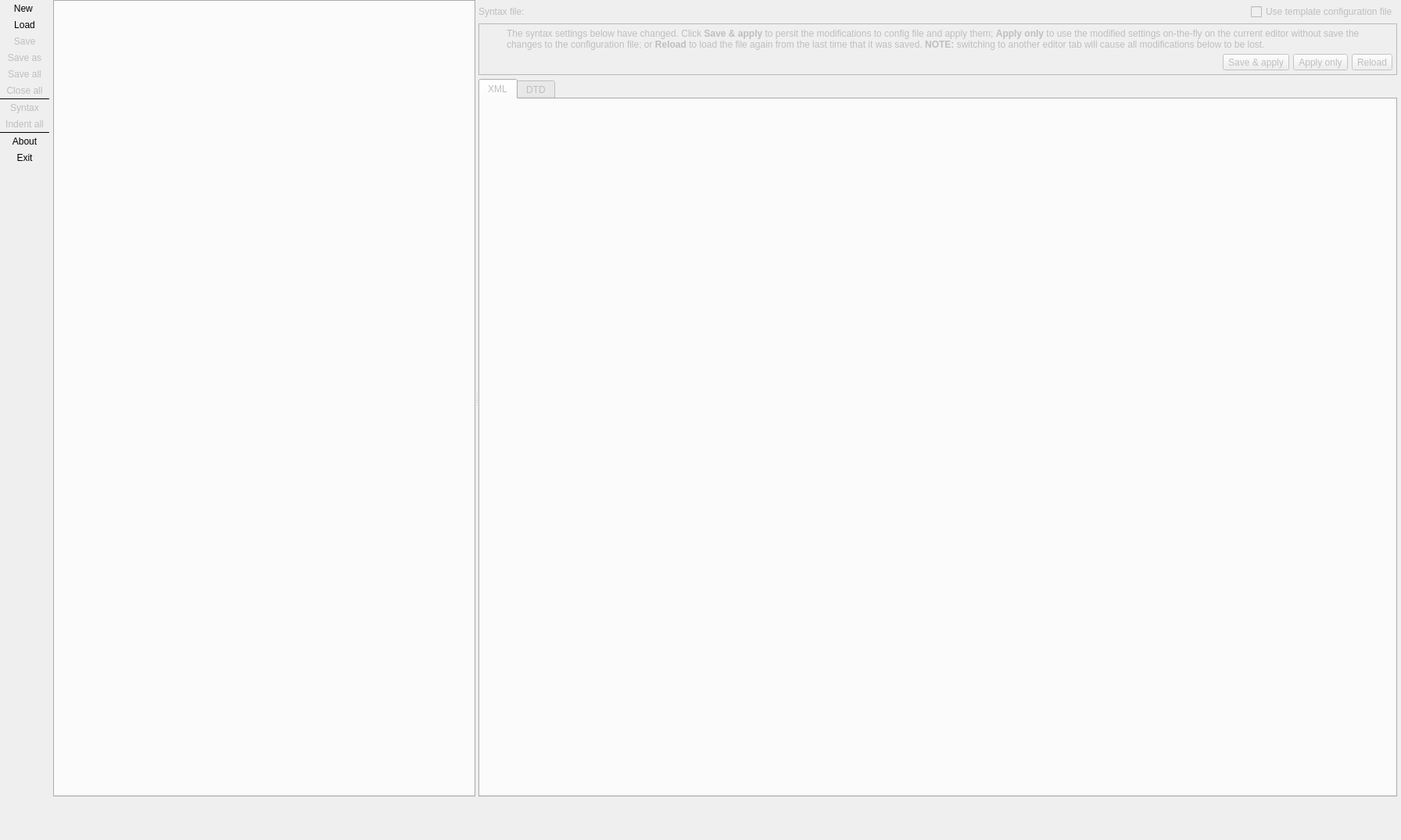
<?xml version="1.0" encoding="UTF-8"?>
<ui version="4.0">
 <class>SchemaEditorForm</class>
 <widget class="QWidget" name="SchemaEditorForm">
  <property name="geometry">
   <rect>
    <x>0</x>
    <y>0</y>
    <width>1792</width>
    <height>1075</height>
   </rect>
  </property>
  <property name="minimumSize">
   <size>
    <width>800</width>
    <height>600</height>
   </size>
  </property>
  <property name="windowTitle">
   <string>pgModeler Schema Editor</string>
  </property>
  <property name="windowIcon">
   <iconset resource="../../../libs/libgui/res/resources.qrc">
    <normaloff>:/images/images/schemafile.png</normaloff>:/images/images/schemafile.png</iconset>
  </property>
  <layout class="QGridLayout" name="gridLayout_3">
   <property name="leftMargin">
    <number>0</number>
   </property>
   <property name="topMargin">
    <number>0</number>
   </property>
   <property name="rightMargin">
    <number>5</number>
   </property>
   <property name="bottomMargin">
    <number>5</number>
   </property>
   <property name="spacing">
    <number>5</number>
   </property>
   <item row="0" column="1">
    <widget class="QSplitter" name="h_splitter">
     <property name="orientation">
      <enum>Qt::Orientation::Horizontal</enum>
     </property>
     <property name="handleWidth">
      <number>4</number>
     </property>
     <property name="childrenCollapsible">
      <bool>false</bool>
     </property>
     <widget class="QFrame" name="frame">
      <layout class="QGridLayout" name="gridLayout">
       <property name="leftMargin">
        <number>0</number>
       </property>
       <property name="topMargin">
        <number>0</number>
       </property>
       <property name="rightMargin">
        <number>0</number>
       </property>
       <property name="bottomMargin">
        <number>0</number>
       </property>
       <property name="spacing">
        <number>5</number>
       </property>
       <item row="0" column="0">
        <widget class="QTabWidget" name="editors_tbw">
         <property name="maximumSize">
          <size>
           <width>16777215</width>
           <height>16777215</height>
          </size>
         </property>
         <property name="tabPosition">
          <enum>QTabWidget::TabPosition::North</enum>
         </property>
         <property name="tabsClosable">
          <bool>true</bool>
         </property>
         <property name="movable">
          <bool>true</bool>
         </property>
        </widget>
       </item>
      </layout>
     </widget>
     <widget class="QFrame" name="syntax_cfg_edit_frm">
      <property name="enabled">
       <bool>false</bool>
      </property>
      <layout class="QGridLayout" name="gridLayout_2">
       <property name="leftMargin">
        <number>0</number>
       </property>
       <property name="topMargin">
        <number>5</number>
       </property>
       <property name="rightMargin">
        <number>0</number>
       </property>
       <property name="bottomMargin">
        <number>0</number>
       </property>
       <property name="spacing">
        <number>5</number>
       </property>
       <item row="0" column="0">
        <widget class="QLabel" name="label_2">
         <property name="sizePolicy">
          <sizepolicy hsizetype="Fixed" vsizetype="Preferred">
           <horstretch>0</horstretch>
           <verstretch>0</verstretch>
          </sizepolicy>
         </property>
         <property name="text">
          <string>Syntax file:</string>
         </property>
        </widget>
       </item>
       <item row="0" column="1" colspan="3">
        <widget class="QWidget" name="syntax_conf_wgt" native="true">
         <property name="sizePolicy">
          <sizepolicy hsizetype="Expanding" vsizetype="Preferred">
           <horstretch>0</horstretch>
           <verstretch>0</verstretch>
          </sizepolicy>
         </property>
        </widget>
       </item>
       <item row="1" column="0" colspan="5">
        <widget class="QFrame" name="alert_frm">
         <property name="sizePolicy">
          <sizepolicy hsizetype="Preferred" vsizetype="Fixed">
           <horstretch>0</horstretch>
           <verstretch>0</verstretch>
          </sizepolicy>
         </property>
         <property name="minimumSize">
          <size>
           <width>0</width>
           <height>0</height>
          </size>
         </property>
         <property name="frameShape">
          <enum>QFrame::Shape::StyledPanel</enum>
         </property>
         <property name="frameShadow">
          <enum>QFrame::Shadow::Raised</enum>
         </property>
         <layout class="QGridLayout" name="gridLayout_4">
          <property name="leftMargin">
           <number>5</number>
          </property>
          <property name="topMargin">
           <number>5</number>
          </property>
          <property name="rightMargin">
           <number>5</number>
          </property>
          <property name="bottomMargin">
           <number>5</number>
          </property>
          <property name="spacing">
           <number>5</number>
          </property>
          <item row="1" column="3">
           <widget class="QToolButton" name="save_conf_tb">
            <property name="enabled">
             <bool>false</bool>
            </property>
            <property name="text">
             <string>Save &amp;&amp; apply</string>
            </property>
            <property name="icon">
             <iconset resource="../../../libs/libgui/res/resources.qrc">
              <normaloff>:/icons/icons/save.png</normaloff>:/icons/icons/save.png</iconset>
            </property>
            <property name="iconSize">
             <size>
              <width>25</width>
              <height>25</height>
             </size>
            </property>
            <property name="toolButtonStyle">
             <enum>Qt::ToolButtonStyle::ToolButtonTextBesideIcon</enum>
            </property>
           </widget>
          </item>
          <item row="0" column="0">
           <widget class="QLabel" name="label_6">
            <property name="minimumSize">
             <size>
              <width>25</width>
              <height>25</height>
             </size>
            </property>
            <property name="maximumSize">
             <size>
              <width>25</width>
              <height>25</height>
             </size>
            </property>
            <property name="text">
             <string/>
            </property>
            <property name="textFormat">
             <enum>Qt::TextFormat::AutoText</enum>
            </property>
            <property name="pixmap">
             <pixmap resource="../../../libs/libgui/res/resources.qrc">:/icons/icons/alert.png</pixmap>
            </property>
            <property name="scaledContents">
             <bool>true</bool>
            </property>
           </widget>
          </item>
          <item row="1" column="4">
           <widget class="QToolButton" name="apply_conf_tb">
            <property name="enabled">
             <bool>false</bool>
            </property>
            <property name="text">
             <string>Apply only</string>
            </property>
            <property name="icon">
             <iconset resource="../../../libs/libgui/res/resources.qrc">
              <normaloff>:/icons/icons/confirm.png</normaloff>:/icons/icons/confirm.png</iconset>
            </property>
            <property name="iconSize">
             <size>
              <width>25</width>
              <height>25</height>
             </size>
            </property>
            <property name="toolButtonStyle">
             <enum>Qt::ToolButtonStyle::ToolButtonTextBesideIcon</enum>
            </property>
           </widget>
          </item>
          <item row="1" column="5">
           <widget class="QToolButton" name="reload_conf_tb">
            <property name="enabled">
             <bool>false</bool>
            </property>
            <property name="text">
             <string>Reload</string>
            </property>
            <property name="icon">
             <iconset resource="../../../libs/libgui/res/resources.qrc">
              <normaloff>:/icons/icons/refresh.png</normaloff>:/icons/icons/refresh.png</iconset>
            </property>
            <property name="iconSize">
             <size>
              <width>25</width>
              <height>25</height>
             </size>
            </property>
            <property name="toolButtonStyle">
             <enum>Qt::ToolButtonStyle::ToolButtonTextBesideIcon</enum>
            </property>
           </widget>
          </item>
          <item row="0" column="1" colspan="5">
           <widget class="QLabel" name="hint_lbl">
            <property name="sizePolicy">
             <sizepolicy hsizetype="Preferred" vsizetype="Preferred">
              <horstretch>0</horstretch>
              <verstretch>0</verstretch>
             </sizepolicy>
            </property>
            <property name="font">
             <font>
              <bold>false</bold>
              <underline>false</underline>
              <strikeout>false</strikeout>
              <kerning>true</kerning>
             </font>
            </property>
            <property name="text">
             <string>The syntax settings below have changed. Click &lt;strong&gt;Save &amp; apply&lt;/strong&gt; to persit the modifications to config file and apply them; &lt;strong&gt;Apply only&lt;/strong&gt; to use the modified settings on-the-fly on the current editor without save the changes to the configuration file; or &lt;strong&gt;Reload&lt;/strong&gt; to load the file again from the last time that it was saved. &lt;strong&gt;NOTE:&lt;/strong&gt; switching to another editor tab will cause all modifications below to be lost.</string>
            </property>
            <property name="wordWrap">
             <bool>true</bool>
            </property>
           </widget>
          </item>
          <item row="1" column="0" colspan="3">
           <spacer name="horizontalSpacer">
            <property name="orientation">
             <enum>Qt::Orientation::Horizontal</enum>
            </property>
            <property name="sizeHint" stdset="0">
             <size>
              <width>40</width>
              <height>20</height>
             </size>
            </property>
           </spacer>
          </item>
         </layout>
        </widget>
       </item>
       <item row="0" column="4">
        <widget class="QCheckBox" name="use_tmpl_file_chk">
         <property name="sizePolicy">
          <sizepolicy hsizetype="Fixed" vsizetype="Fixed">
           <horstretch>0</horstretch>
           <verstretch>0</verstretch>
          </sizepolicy>
         </property>
         <property name="toolTip">
          <string>&lt;p&gt;Instead of loading the configuration file at user's local storage, loads the template one inside the pgModeler's installation folder.&lt;/p&gt;</string>
         </property>
         <property name="text">
          <string>Use template configuration file</string>
         </property>
        </widget>
       </item>
       <item row="2" column="0" colspan="5">
        <widget class="QTabWidget" name="tabWidget">
         <property name="currentIndex">
          <number>0</number>
         </property>
         <widget class="QWidget" name="tab">
          <attribute name="title">
           <string>XML</string>
          </attribute>
          <layout class="QVBoxLayout" name="verticalLayout">
           <property name="spacing">
            <number>5</number>
           </property>
           <property name="leftMargin">
            <number>5</number>
           </property>
           <property name="topMargin">
            <number>5</number>
           </property>
           <property name="rightMargin">
            <number>5</number>
           </property>
           <property name="bottomMargin">
            <number>5</number>
           </property>
           <item>
            <widget class="QWidget" name="syntax_wgt" native="true">
             <property name="sizePolicy">
              <sizepolicy hsizetype="Preferred" vsizetype="Expanding">
               <horstretch>0</horstretch>
               <verstretch>0</verstretch>
              </sizepolicy>
             </property>
             <property name="maximumSize">
              <size>
               <width>16777215</width>
               <height>16777215</height>
              </size>
             </property>
            </widget>
           </item>
          </layout>
         </widget>
         <widget class="QWidget" name="tab_2">
          <attribute name="title">
           <string>DTD</string>
          </attribute>
          <layout class="QVBoxLayout" name="verticalLayout_2">
           <property name="spacing">
            <number>5</number>
           </property>
           <property name="leftMargin">
            <number>5</number>
           </property>
           <property name="topMargin">
            <number>5</number>
           </property>
           <property name="rightMargin">
            <number>5</number>
           </property>
           <property name="bottomMargin">
            <number>5</number>
           </property>
           <item>
            <widget class="QWidget" name="dtd_wgt" native="true">
             <property name="sizePolicy">
              <sizepolicy hsizetype="Preferred" vsizetype="Expanding">
               <horstretch>0</horstretch>
               <verstretch>0</verstretch>
              </sizepolicy>
             </property>
             <property name="maximumSize">
              <size>
               <width>16777215</width>
               <height>16777215</height>
              </size>
             </property>
            </widget>
           </item>
          </layout>
         </widget>
        </widget>
       </item>
      </layout>
     </widget>
    </widget>
   </item>
   <item row="0" column="0">
    <widget class="QWidget" name="btns_parent_wgt" native="true">
     <property name="sizePolicy">
      <sizepolicy hsizetype="Fixed" vsizetype="Preferred">
       <horstretch>0</horstretch>
       <verstretch>0</verstretch>
      </sizepolicy>
     </property>
     <property name="minimumSize">
      <size>
       <width>0</width>
       <height>0</height>
      </size>
     </property>
     <layout class="QGridLayout" name="gridLayout_9">
      <property name="leftMargin">
       <number>0</number>
      </property>
      <property name="topMargin">
       <number>0</number>
      </property>
      <property name="rightMargin">
       <number>0</number>
      </property>
      <property name="bottomMargin">
       <number>0</number>
      </property>
      <property name="spacing">
       <number>0</number>
      </property>
      <item row="37" column="0">
       <spacer name="verticalSpacer">
        <property name="orientation">
         <enum>Qt::Orientation::Vertical</enum>
        </property>
        <property name="sizeHint" stdset="0">
         <size>
          <width>20</width>
          <height>40</height>
         </size>
        </property>
       </spacer>
      </item>
      <item row="7" column="0">
       <widget class="QToolButton" name="syntax_tb">
        <property name="enabled">
         <bool>false</bool>
        </property>
        <property name="sizePolicy">
         <sizepolicy hsizetype="Preferred" vsizetype="Fixed">
          <horstretch>0</horstretch>
          <verstretch>0</verstretch>
         </sizepolicy>
        </property>
        <property name="minimumSize">
         <size>
          <width>0</width>
          <height>0</height>
         </size>
        </property>
        <property name="toolTip">
         <string>Choose the syntax highlighting mode</string>
        </property>
        <property name="text">
         <string>Syntax</string>
        </property>
        <property name="icon">
         <iconset resource="../../../libs/libgui/res/resources.qrc">
          <normaloff>:/icons/icons/xmlcode.png</normaloff>:/icons/icons/xmlcode.png</iconset>
        </property>
        <property name="iconSize">
         <size>
          <width>32</width>
          <height>32</height>
         </size>
        </property>
        <property name="popupMode">
         <enum>QToolButton::ToolButtonPopupMode::InstantPopup</enum>
        </property>
        <property name="toolButtonStyle">
         <enum>Qt::ToolButtonStyle::ToolButtonTextUnderIcon</enum>
        </property>
        <property name="autoRaise">
         <bool>true</bool>
        </property>
        <property name="arrowType">
         <enum>Qt::ArrowType::NoArrow</enum>
        </property>
       </widget>
      </item>
      <item row="5" column="0">
       <widget class="QToolButton" name="close_all_tb">
        <property name="enabled">
         <bool>false</bool>
        </property>
        <property name="sizePolicy">
         <sizepolicy hsizetype="Preferred" vsizetype="Fixed">
          <horstretch>0</horstretch>
          <verstretch>0</verstretch>
         </sizepolicy>
        </property>
        <property name="minimumSize">
         <size>
          <width>0</width>
          <height>0</height>
         </size>
        </property>
        <property name="toolTip">
         <string/>
        </property>
        <property name="text">
         <string>Close all</string>
        </property>
        <property name="icon">
         <iconset resource="../../../libs/libgui/res/resources.qrc">
          <normaloff>:/icons/icons/close.png</normaloff>:/icons/icons/close.png</iconset>
        </property>
        <property name="iconSize">
         <size>
          <width>32</width>
          <height>32</height>
         </size>
        </property>
        <property name="toolButtonStyle">
         <enum>Qt::ToolButtonStyle::ToolButtonTextUnderIcon</enum>
        </property>
        <property name="autoRaise">
         <bool>true</bool>
        </property>
       </widget>
      </item>
      <item row="3" column="0">
       <widget class="QToolButton" name="save_as_tb">
        <property name="enabled">
         <bool>false</bool>
        </property>
        <property name="sizePolicy">
         <sizepolicy hsizetype="Preferred" vsizetype="Fixed">
          <horstretch>0</horstretch>
          <verstretch>0</verstretch>
         </sizepolicy>
        </property>
        <property name="minimumSize">
         <size>
          <width>0</width>
          <height>0</height>
         </size>
        </property>
        <property name="toolTip">
         <string>Save changes to another file</string>
        </property>
        <property name="text">
         <string>Save as</string>
        </property>
        <property name="icon">
         <iconset resource="../../../libs/libgui/res/resources.qrc">
          <normaloff>:/icons/icons/saveas.png</normaloff>:/icons/icons/saveas.png</iconset>
        </property>
        <property name="iconSize">
         <size>
          <width>32</width>
          <height>32</height>
         </size>
        </property>
        <property name="toolButtonStyle">
         <enum>Qt::ToolButtonStyle::ToolButtonTextUnderIcon</enum>
        </property>
        <property name="autoRaise">
         <bool>true</bool>
        </property>
       </widget>
      </item>
      <item row="9" column="0">
       <widget class="Line" name="separator1_ln">
        <property name="maximumSize">
         <size>
          <width>16777215</width>
          <height>1</height>
         </size>
        </property>
        <property name="frameShadow">
         <enum>QFrame::Shadow::Plain</enum>
        </property>
        <property name="orientation">
         <enum>Qt::Orientation::Horizontal</enum>
        </property>
       </widget>
      </item>
      <item row="4" column="0">
       <widget class="QToolButton" name="save_all_tb">
        <property name="enabled">
         <bool>false</bool>
        </property>
        <property name="sizePolicy">
         <sizepolicy hsizetype="Preferred" vsizetype="Fixed">
          <horstretch>0</horstretch>
          <verstretch>0</verstretch>
         </sizepolicy>
        </property>
        <property name="minimumSize">
         <size>
          <width>0</width>
          <height>0</height>
         </size>
        </property>
        <property name="toolTip">
         <string/>
        </property>
        <property name="text">
         <string>Save all</string>
        </property>
        <property name="icon">
         <iconset resource="../../../libs/libgui/res/resources.qrc">
          <normaloff>:/icons/icons/saveall.png</normaloff>:/icons/icons/saveall.png</iconset>
        </property>
        <property name="iconSize">
         <size>
          <width>32</width>
          <height>32</height>
         </size>
        </property>
        <property name="toolButtonStyle">
         <enum>Qt::ToolButtonStyle::ToolButtonTextUnderIcon</enum>
        </property>
        <property name="autoRaise">
         <bool>true</bool>
        </property>
       </widget>
      </item>
      <item row="6" column="0">
       <widget class="Line" name="separator_ln">
        <property name="maximumSize">
         <size>
          <width>16777215</width>
          <height>1</height>
         </size>
        </property>
        <property name="frameShadow">
         <enum>QFrame::Shadow::Plain</enum>
        </property>
        <property name="orientation">
         <enum>Qt::Orientation::Horizontal</enum>
        </property>
       </widget>
      </item>
      <item row="0" column="0">
       <widget class="QToolButton" name="new_tb">
        <property name="enabled">
         <bool>true</bool>
        </property>
        <property name="sizePolicy">
         <sizepolicy hsizetype="Preferred" vsizetype="Fixed">
          <horstretch>0</horstretch>
          <verstretch>0</verstretch>
         </sizepolicy>
        </property>
        <property name="minimumSize">
         <size>
          <width>0</width>
          <height>0</height>
         </size>
        </property>
        <property name="toolTip">
         <string>Open a new editor</string>
        </property>
        <property name="text">
         <string>New </string>
        </property>
        <property name="icon">
         <iconset resource="../../../libs/libgui/res/resources.qrc">
          <normaloff>:/icons/icons/new.png</normaloff>:/icons/icons/new.png</iconset>
        </property>
        <property name="iconSize">
         <size>
          <width>32</width>
          <height>32</height>
         </size>
        </property>
        <property name="shortcut">
         <string>Ctrl+N</string>
        </property>
        <property name="toolButtonStyle">
         <enum>Qt::ToolButtonStyle::ToolButtonTextUnderIcon</enum>
        </property>
        <property name="autoRaise">
         <bool>true</bool>
        </property>
       </widget>
      </item>
      <item row="11" column="0">
       <widget class="QToolButton" name="exit_tb">
        <property name="enabled">
         <bool>true</bool>
        </property>
        <property name="sizePolicy">
         <sizepolicy hsizetype="Preferred" vsizetype="Fixed">
          <horstretch>0</horstretch>
          <verstretch>0</verstretch>
         </sizepolicy>
        </property>
        <property name="minimumSize">
         <size>
          <width>0</width>
          <height>0</height>
         </size>
        </property>
        <property name="text">
         <string>Exit</string>
        </property>
        <property name="icon">
         <iconset resource="../../../libs/libgui/res/resources.qrc">
          <normaloff>:/icons/icons/exit.png</normaloff>:/icons/icons/exit.png</iconset>
        </property>
        <property name="iconSize">
         <size>
          <width>32</width>
          <height>32</height>
         </size>
        </property>
        <property name="toolButtonStyle">
         <enum>Qt::ToolButtonStyle::ToolButtonTextUnderIcon</enum>
        </property>
        <property name="autoRaise">
         <bool>true</bool>
        </property>
       </widget>
      </item>
      <item row="2" column="0">
       <widget class="QToolButton" name="save_tb">
        <property name="enabled">
         <bool>false</bool>
        </property>
        <property name="sizePolicy">
         <sizepolicy hsizetype="Preferred" vsizetype="Fixed">
          <horstretch>0</horstretch>
          <verstretch>0</verstretch>
         </sizepolicy>
        </property>
        <property name="minimumSize">
         <size>
          <width>0</width>
          <height>0</height>
         </size>
        </property>
        <property name="toolTip">
         <string>Save changes</string>
        </property>
        <property name="text">
         <string>Save</string>
        </property>
        <property name="icon">
         <iconset resource="../../../libs/libgui/res/resources.qrc">
          <normaloff>:/icons/icons/save.png</normaloff>:/icons/icons/save.png</iconset>
        </property>
        <property name="iconSize">
         <size>
          <width>32</width>
          <height>32</height>
         </size>
        </property>
        <property name="shortcut">
         <string>Ctrl+S</string>
        </property>
        <property name="toolButtonStyle">
         <enum>Qt::ToolButtonStyle::ToolButtonTextUnderIcon</enum>
        </property>
        <property name="autoRaise">
         <bool>true</bool>
        </property>
       </widget>
      </item>
      <item row="1" column="0">
       <widget class="QToolButton" name="load_tb">
        <property name="enabled">
         <bool>true</bool>
        </property>
        <property name="sizePolicy">
         <sizepolicy hsizetype="Preferred" vsizetype="Fixed">
          <horstretch>0</horstretch>
          <verstretch>0</verstretch>
         </sizepolicy>
        </property>
        <property name="minimumSize">
         <size>
          <width>0</width>
          <height>0</height>
         </size>
        </property>
        <property name="toolTip">
         <string>Load files</string>
        </property>
        <property name="text">
         <string>Load</string>
        </property>
        <property name="icon">
         <iconset resource="../../../libs/libgui/res/resources.qrc">
          <normaloff>:/icons/icons/open.png</normaloff>:/icons/icons/open.png</iconset>
        </property>
        <property name="iconSize">
         <size>
          <width>32</width>
          <height>32</height>
         </size>
        </property>
        <property name="shortcut">
         <string>Ctrl+L</string>
        </property>
        <property name="toolButtonStyle">
         <enum>Qt::ToolButtonStyle::ToolButtonTextUnderIcon</enum>
        </property>
        <property name="autoRaise">
         <bool>true</bool>
        </property>
       </widget>
      </item>
      <item row="8" column="0">
       <widget class="QToolButton" name="indent_all_tb">
        <property name="enabled">
         <bool>false</bool>
        </property>
        <property name="sizePolicy">
         <sizepolicy hsizetype="Preferred" vsizetype="Fixed">
          <horstretch>0</horstretch>
          <verstretch>0</verstretch>
         </sizepolicy>
        </property>
        <property name="minimumSize">
         <size>
          <width>0</width>
          <height>0</height>
         </size>
        </property>
        <property name="toolTip">
         <string>Apply identation to all open editors</string>
        </property>
        <property name="text">
         <string>Indent all</string>
        </property>
        <property name="icon">
         <iconset resource="../../../libs/libgui/res/resources.qrc">
          <normaloff>:/icons/icons/indent.png</normaloff>:/icons/icons/indent.png</iconset>
        </property>
        <property name="iconSize">
         <size>
          <width>32</width>
          <height>32</height>
         </size>
        </property>
        <property name="toolButtonStyle">
         <enum>Qt::ToolButtonStyle::ToolButtonTextUnderIcon</enum>
        </property>
        <property name="autoRaise">
         <bool>true</bool>
        </property>
       </widget>
      </item>
      <item row="10" column="0">
       <widget class="QToolButton" name="about_tb">
        <property name="enabled">
         <bool>true</bool>
        </property>
        <property name="sizePolicy">
         <sizepolicy hsizetype="Preferred" vsizetype="Fixed">
          <horstretch>0</horstretch>
          <verstretch>0</verstretch>
         </sizepolicy>
        </property>
        <property name="minimumSize">
         <size>
          <width>0</width>
          <height>0</height>
         </size>
        </property>
        <property name="text">
         <string>About</string>
        </property>
        <property name="icon">
         <iconset resource="../../../libs/libgui/res/resources.qrc">
          <normaloff>:/icons/icons/help.png</normaloff>:/icons/icons/help.png</iconset>
        </property>
        <property name="iconSize">
         <size>
          <width>32</width>
          <height>32</height>
         </size>
        </property>
        <property name="shortcut">
         <string>F1</string>
        </property>
        <property name="toolButtonStyle">
         <enum>Qt::ToolButtonStyle::ToolButtonTextUnderIcon</enum>
        </property>
        <property name="autoRaise">
         <bool>true</bool>
        </property>
       </widget>
      </item>
     </layout>
    </widget>
   </item>
   <item row="1" column="0" colspan="2">
    <layout class="QGridLayout" name="buttons_lt">
     <property name="leftMargin">
      <number>5</number>
     </property>
     <property name="topMargin">
      <number>5</number>
     </property>
     <property name="rightMargin">
      <number>5</number>
     </property>
     <property name="bottomMargin">
      <number>5</number>
     </property>
     <property name="spacing">
      <number>5</number>
     </property>
     <item row="0" column="0">
      <widget class="QLabel" name="label">
       <property name="sizePolicy">
        <sizepolicy hsizetype="Preferred" vsizetype="Fixed">
         <horstretch>0</horstretch>
         <verstretch>0</verstretch>
        </sizepolicy>
       </property>
       <property name="minimumSize">
        <size>
         <width>169</width>
         <height>35</height>
        </size>
       </property>
       <property name="maximumSize">
        <size>
         <width>169</width>
         <height>35</height>
        </size>
       </property>
       <property name="styleSheet">
        <string notr="true"/>
       </property>
       <property name="text">
        <string/>
       </property>
       <property name="textFormat">
        <enum>Qt::TextFormat::PlainText</enum>
       </property>
       <property name="pixmap">
        <pixmap resource="../../../libs/libgui/res/resources.qrc">:/images/images/pgmodeler_name.png</pixmap>
       </property>
       <property name="scaledContents">
        <bool>true</bool>
       </property>
      </widget>
     </item>
     <item row="0" column="1">
      <spacer name="horizontalSpacer_4">
       <property name="orientation">
        <enum>Qt::Orientation::Horizontal</enum>
       </property>
       <property name="sizeHint" stdset="0">
        <size>
         <width>40</width>
         <height>20</height>
        </size>
       </property>
      </spacer>
     </item>
    </layout>
   </item>
  </layout>
 </widget>
 <tabstops>
  <tabstop>new_tb</tabstop>
  <tabstop>load_tb</tabstop>
  <tabstop>save_tb</tabstop>
  <tabstop>save_as_tb</tabstop>
  <tabstop>save_all_tb</tabstop>
  <tabstop>close_all_tb</tabstop>
  <tabstop>syntax_tb</tabstop>
  <tabstop>indent_all_tb</tabstop>
  <tabstop>about_tb</tabstop>
  <tabstop>exit_tb</tabstop>
  <tabstop>editors_tbw</tabstop>
  <tabstop>tabWidget</tabstop>
  <tabstop>use_tmpl_file_chk</tabstop>
  <tabstop>save_conf_tb</tabstop>
  <tabstop>apply_conf_tb</tabstop>
  <tabstop>reload_conf_tb</tabstop>
 </tabstops>
 <resources>
  <include location="../../../libs/libgui/res/resources.qrc"/>
 </resources>
 <connections/>
</ui>
